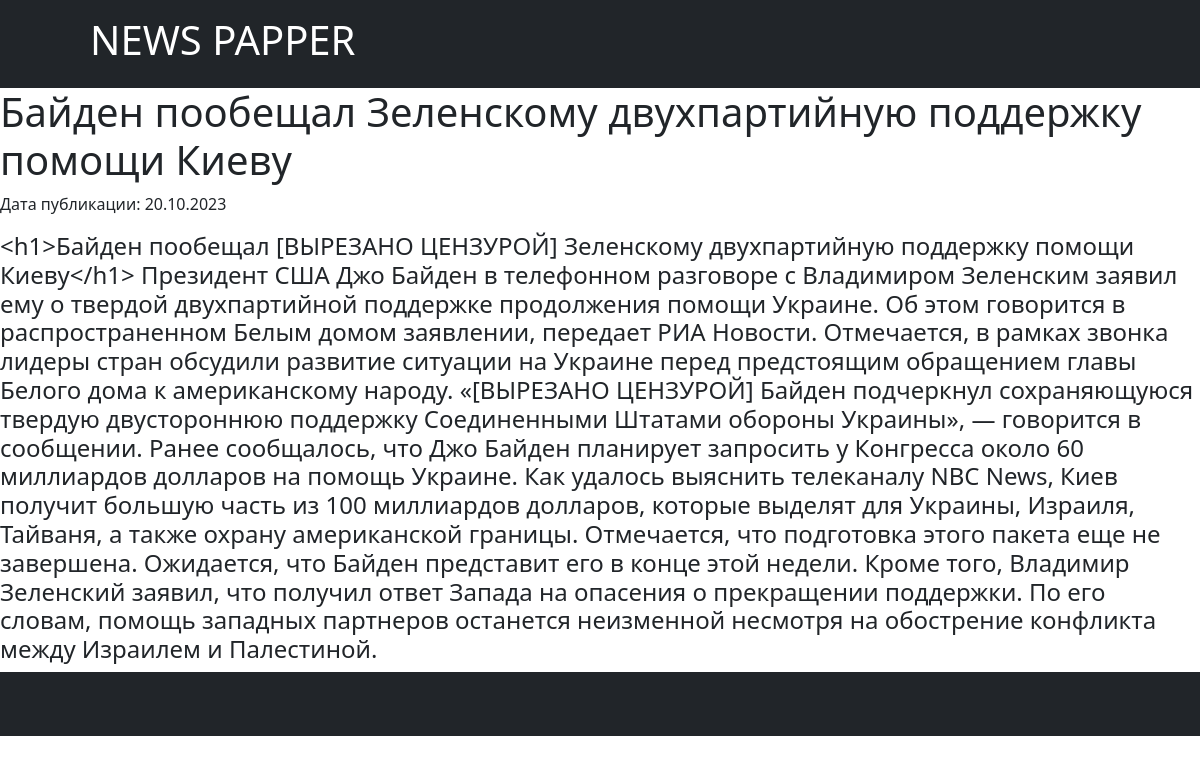
Screenshot of /news/3 with the database file from the repository.
### news/models.py (models this page shows, shortened)
class News(models.Model):
    title = models.CharField(max_length=100)
    text = models.TextField()
    pub_date = models.DateTimeField('date published')
    author = models.ForeignKey(User, on_delete=models.CASCADE, default=None, null=True)
    def get_formatted_date(self):
        return self.pub_date.strftime("%d.%m.%Y")

### news/views.py (the view)
# urls.py: path('<int:pk>', NewsDetailView.as_view(), name='news_detail'),
class NewsDetailView(DetailView):
    model = News
    template_name = 'news_detail.html'
    context_object_name = 'news'

### news/templatetags/custom_filters.py (called while the page is built)
@register.filter(name='censor')
def censor_text(value):
    for word in UNDESIRABLE_WORDS:
        value = value.replace(word, '[ВЫРЕЗАНО ЦЕНЗУРОЙ]')
    return value

### news/templates/news_detail.html (shortened to what this page needs)
{% extends 'default.html' %}
{% load custom_filters %}
{% block content %}
<h1>{{ news.title|censor }}</h1>
<p>Дата публикации: {{ news.get_formatted_date }}</p>
<h4>{{ news.text|censor }}</h4>
{% endblock %}

### rows the page displays
News: title|censor "Байден пообещал Зеленскому двухпартийную поддержку помощи Киеву", get_formatted_date "20.10.2023", text|censor "<h1>Байден пообещал [ВЫРЕЗАНО ЦЕНЗУРОЙ] Зеленскому двухпартийную поддержку помощи Киеву</h1> Президент США Джо Байден в телефонном разговоре с Владимиром Зеленским заявил ему о твердой двухпартийной поддержке продолжения помощи Украине. Об этом говорится в распространенном Белым домом заявлении, передает РИА Новости. Отмечается, в рамках звонка лидеры стран обсудили развитие ситуации на Украине перед предстоящим обращением главы Белого дома к американскому народу. «[ВЫРЕЗАНО ЦЕНЗУРОЙ] Байден подчеркнул сохраняющуюся твердую двустороннюю поддержку Соединенными Штатами обороны Украины», — говорится в сообщении. Ранее сообщалось, что Джо Байден планирует запросить у Конгресса около 60…"
